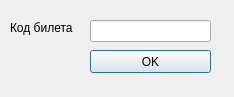
<?xml version="1.0" encoding="UTF-8"?>
<ui version="4.0">
 <class>controlwin</class>
 <widget class="QDialog" name="controlwin">
  <property name="geometry">
   <rect>
    <x>0</x>
    <y>0</y>
    <width>234</width>
    <height>97</height>
   </rect>
  </property>
  <property name="windowTitle">
   <string>Контроль</string>
  </property>
  <widget class="QLineEdit" name="le_ticket">
   <property name="geometry">
    <rect>
     <x>90</x>
     <y>20</y>
     <width>121</width>
     <height>22</height>
    </rect>
   </property>
  </widget>
  <widget class="QLabel" name="lab_ticket">
   <property name="geometry">
    <rect>
     <x>10</x>
     <y>20</y>
     <width>71</width>
     <height>16</height>
    </rect>
   </property>
   <property name="text">
    <string>Код билета</string>
   </property>
  </widget>
  <widget class="QPushButton" name="pb_enter">
   <property name="geometry">
    <rect>
     <x>90</x>
     <y>50</y>
     <width>121</width>
     <height>23</height>
    </rect>
   </property>
   <property name="text">
    <string>OK</string>
   </property>
  </widget>
 </widget>
 <resources/>
 <connections/>
</ui>
